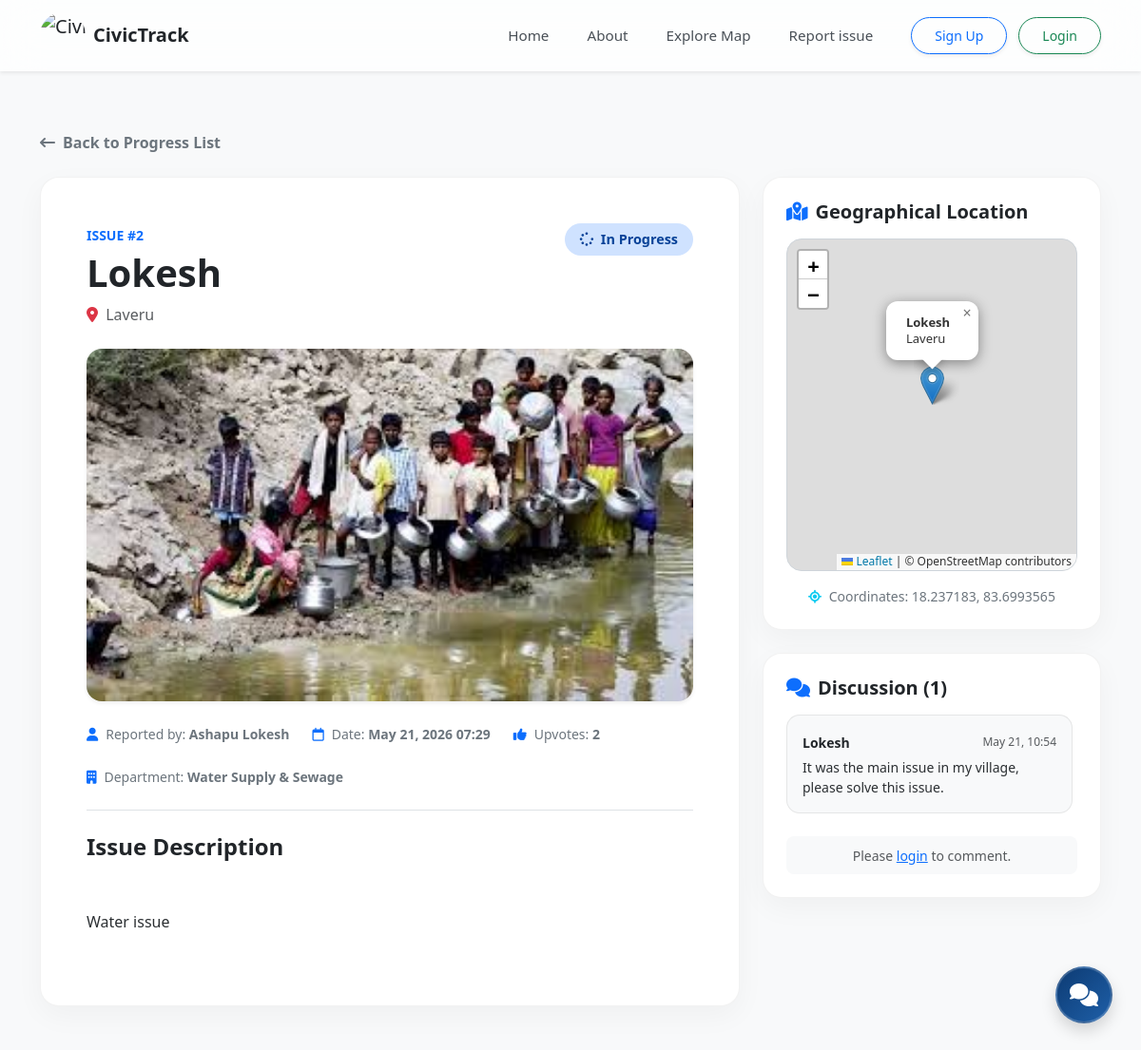
Before: /issue/2/ with the older database file.
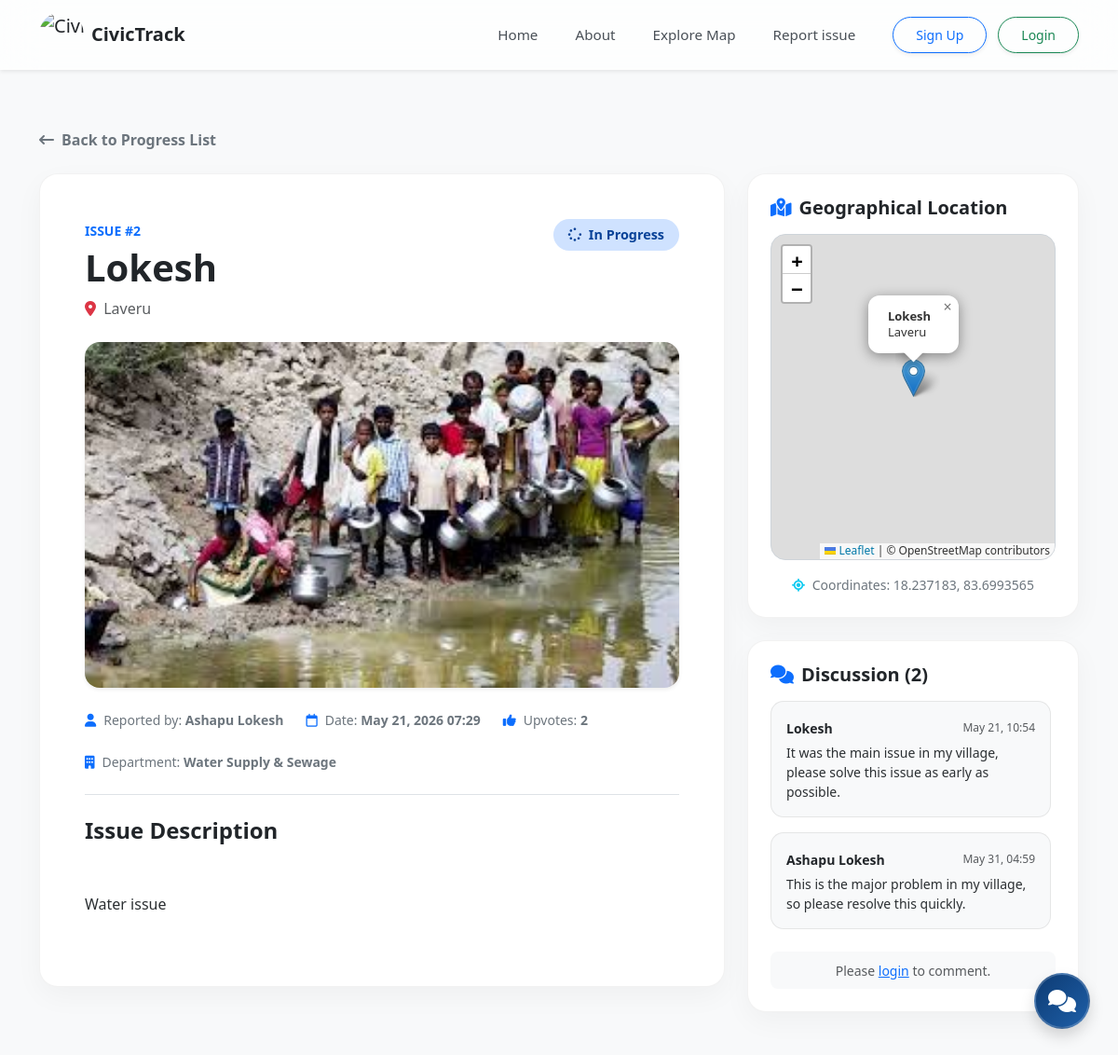
After: the same page with the newer database file.
### issues/models.py (models this page shows, shortened)
class CivicIssue(models.Model):
    name = models.CharField(max_length=150)
    origin_location = models.CharField(max_length=255)
    issue_details = models.TextField()
    uploaded_image = models.ImageField(upload_to='civic_issues_gallery/', blank=False, null=False)
    created_at = models.DateTimeField(auto_now_add=True)
    status = models.CharField(max_length=20, default='Open')
    user = models.ForeignKey(User, on_delete=models.CASCADE, null=True, blank=True)
    latitude = models.FloatField(null=True, blank=True)
    longitude = models.FloatField(null=True, blank=True)
    votes = models.ManyToManyField(User, related_name='voted_issues', blank=True)
    DEPARTMENT_CHOICES = [
        ('Water', 'Water Supply & Sewage'),
        ('Roads', 'Roads & Traffic'),
        ('Sanitation', 'Sanitation & Waste'),
        ('Electricity', 'Electricity & Lighting'),
        ('Health', 'Public Health & Safety'),
        ('Other', 'Other/General'),
    ]
    assigned_department = models.CharField(
        max_length=50,
        choices=DEPARTMENT_CHOICES,
        default='Other',
        blank=True,
        null=True
    )

class Comment(models.Model):
    issue = models.ForeignKey(CivicIssue, on_delete=models.CASCADE, related_name='comments')
    user = models.ForeignKey(User, on_delete=models.CASCADE)
    content = models.TextField()
    created_at = models.DateTimeField(auto_now_add=True)

### issues/views.py (the view)
# urls.py: path('issue/<int:id>/', views.issue_detail, name='issue_detail'),
def issue_detail(request, id):
    issue = get_object_or_404(CivicIssue, id=id)
    return render(request, 'issue_detail.html', {
        'issue': issue,
        'department_choices': CivicIssue.DEPARTMENT_CHOICES
    })

### templates/issue_detail.html (shortened to what this page needs)
<!DOCTYPE html>
<html lang="en">
<head>
    <link href="https://cdn.jsdelivr.net/npm/bootstrap@5.3.8/dist/css/bootstrap.min.css" rel="stylesheet">
    <link href="https://cdnjs.cloudflare.com/ajax/libs/font-awesome/6.4.0/css/all.min.css" rel="stylesheet">
    <link rel="stylesheet" href="https://cdnjs.cloudflare.com/ajax/libs/leaflet/1.9.4/leaflet.min.css" />
</head>
<body class="bg-light" style="padding-top: 90px;">
    {% include 'navbar.html' %}
    <div class="container py-5">
        <div class="mb-4">
            <a href="{% url 'check_progress' %}" class="text-decoration-none text-secondary fw-semibold">
                <i class="fa-solid fa-arrow-left-long me-2"></i>Back to Progress List
            </a>
        </div>
        <div class="row g-4">
            <div class="col-12 col-lg-8">
                <div class="detail-card p-4 p-md-5">
                    <div class="d-flex flex-column flex-md-row justify-content-between align-items-md-start gap-3 mb-4">
                        <div>
                            <span class="text-primary fw-bold text-uppercase tracking-wider small">Issue #{{ issue.id }}</span>
                            <h1 class="fw-bold text-dark mt-1 mb-2">{{ issue.name }}</h1>
                            <p class="text-muted mb-0">
                                <i class="fa-solid fa-location-dot text-danger me-1"></i> {{ issue.origin_location }}
                            </p>
                        </div>
                        <div>
                            {% if issue.status == 'Resolved' %}
                            <span class="status-badge status-resolved"><i class="fa-solid fa-circle-check me-1"></i> Resolved</span>
                            {% elif issue.status == 'In Progress' %}
                            <span class="status-badge status-in-progress"><i class="fa-solid fa-spinner fa-spin me-1"></i> In Progress</span>
                            {% else %}
                            <span class="status-badge status-open"><i class="fa-solid fa-circle-exclamation me-1"></i> Open</span>
                            {% endif %}
                        </div>
                    </div>
                    <div class="mb-4">
                        {% if issue.uploaded_image %}
                        <img src="{{ issue.uploaded_image.url }}" class="issue-img img-fluid shadow-sm" alt="{{ issue.name }}">
                        {% else %}
                        <div class="bg-secondary bg-opacity-10 rounded-4 d-flex align-items-center justify-content-center" style="height: 300px;">
                            <i class="fa-solid fa-image text-secondary fs-1 opacity-50"></i>
                        </div>
                        {% endif %}
                    </div>
                    <div class="d-flex flex-wrap gap-4 border-bottom pb-4 mb-4 text-secondary small">
                        <div>
                            <i class="fa-solid fa-user me-2 text-primary"></i>Reported by: <strong>{% if issue.user %}{{ issue.user.first_name|default:issue.user.email }}{% else %}Anonymous{% endif %}</strong>
                        </div>
                        <div>
                            <i class="fa-regular fa-calendar me-2 text-primary"></i>Date: <strong>{{ issue.created_at|date:"M d, Y H:i" }}</strong>
                        </div>
                        <div>
                            <i class="fa-solid fa-thumbs-up me-2 text-primary"></i>Upvotes: <strong id="voteCountBadge">{{ issue.votes.count }}</strong>
                        </div>
                        <div>
                            <i class="fa-solid fa-building me-2 text-primary"></i>Department: <strong>{{ issue.get_assigned_department_display }}</strong>
                        </div>
                    </div>
                    <div class="mb-4">
                        <h4 class="fw-bold text-dark mb-3">Issue Description</h4>
                        <p class="text-secondary-emphasis lh-lg" style="text-align: justify; white-space: pre-line;">
                            {{ issue.issue_details }}
                        </p>
                    </div>
                </div>
            </div>
            <div class="col-12 col-lg-4">
                <div class="detail-card p-4 mb-4">
                    <h5 class="fw-bold text-dark mb-3"><i class="fa-solid fa-map-location-dot me-2 text-primary"></i>Geographical Location</h5>
                    {% if issue.latitude and issue.longitude %}
                    <div id="detailMap" class="mb-3"></div>
                    <div class="text-secondary small text-center">
                        <i class="fa-solid fa-location-crosshairs me-1 text-info"></i> Coordinates: {{ issue.latitude }}, {{ issue.longitude }}
                    </div>
                    {% else %}
                    <div class="bg-secondary bg-opacity-10 rounded-4 p-4 text-center text-muted">
                        <i class="fa-solid fa-map-pin fs-2 opacity-50 mb-2"></i>
                        <p class="mb-0 small">No exact coordinates specified for this issue.</p>
                    </div>
                    {% endif %}
                </div>
                <div class="detail-card p-4">
                    <h5 class="fw-bold text-dark mb-3"><i class="fa-solid fa-comments me-2 text-primary"></i>Discussion ({{ issue.comments.count }})</h5>
                    <div class="d-flex flex-column gap-3 mb-4" style="max-height: 400px; overflow-y: auto; padding-right: 5px;">
                        {% for comment in issue.comments.all|dictsort:"created_at" %}
                        <div class="comment-box p-3" id="comment-box-{{ comment.id }}">
                            <div class="d-flex justify-content-between align-items-center mb-1">
                                <div>
                                    <span class="fw-bold text-dark small">{{ comment.user.first_name|default:comment.user.email }}</span>
                                </div>
                                <div class="d-flex align-items-center gap-2">
                                    <span class="text-muted small" style="font-size: 0.75rem;">{{ comment.created_at|date:"M d, H:i" }}</span>
                                </div>
                            </div>
                            <p class="text-secondary-emphasis mb-0 small comment-content" id="comment-content-{{ comment.id }}" style="white-space: pre-line;">{{ comment.content }}</p>
                        </div>
                        {% empty %}
                        <p class="text-muted text-center py-4 small mb-0">No comments yet. Start the conversation below!</p>
                        {% endfor %}
                    </div>
                    {% if user.is_authenticated %}
                    <form class="comment-form d-flex flex-column gap-2" method="POST" action="{% url 'add_comment' issue.id %}">
                        {% csrf_token %}
                        <textarea class="form-control" name="content" rows="3" placeholder="Write a comment..." required></textarea>
                        <button type="submit" class="btn btn-primary btn-sm rounded-pill py-2 mt-1 fw-semibold shadow-sm align-self-end px-4">Post Comment</button>
                    </form>
                    {% else %}
                    <div class="text-center py-2 bg-light rounded-3">
                        <small class="text-muted">Please <a href="{% url 'login' %}">login</a> to comment.</small>
                    </div>
                    {% endif %}
                </div>
            </div>
        </div>
    </div>
</body>
</html>

### templates/navbar.html (shortened to what this page needs)
<nav class="navbar navbar-expand-lg fixed-top shadow-sm border-bottom border-white border-opacity-25 glass-nav"
    id="mainNavbar">
    <div class="container">
        <a class="navbar-brand d-flex align-items-center text-dark text-decoration-none" href="{% url 'home' %}">
            <img src="/static/images/logo.png" alt="CivicTrack Logo" class="rounded-circle me-2"
                style="width: 48px; height: 48px; object-fit: contain;">
            <span class="fw-bold fs-5 text-dark">CivicTrack</span>
        </a>
        <div class="collapse navbar-collapse" id="navbarCollapseBlock">
            <ul
                class="navbar-nav ms-auto mb-2 mb-lg-0 align-items-lg-center gap-1 gap-lg-2 pt-3 pt-lg-0 fw-medium text-center text-lg-start">
                <li class="nav-item">
                    <a class="nav-link px-3" href="{% url 'home' %}">Home</a>
                </li>
                <li class="nav-item">
                    <a class="nav-link px-3" href="{% url 'home' %}#About">About</a>
                </li>
                <li class="nav-item">
                    <a class="nav-link px-3" href="{% url 'map' %}">Explore Map</a>
                </li>
                <li class="nav-item">
                    <a class="nav-link px-3" href="{% url 'civic_details' %}">Report issue</a>
                </li>
                {% if user.is_authenticated %}
                <li class="nav-item">
                    <a class="nav-link px-3" href="{% url 'check_progress' %}">Check Progress</a>
                </li>
                <li class="nav-item ms-lg-3 mt-3 mt-lg-0">
                    <a href="{% url 'logout' %}"
                        class="btn btn-sm text-white rounded-pill px-4 py-2 fw-semibold d-block d-lg-inline-block shadow-sm w-100"
                        style="background-color: #0d3b73; font-size: 0.95rem; border: none; min-width: 110px;">
                        Logout
                    </a>
                </li>
                {% else %}
                <li class="nav-item ms-lg-3 mt-3 mt-lg-0">
                    <a href="{% url 'register' %}"
                        class="btn btn-sm btn-outline-primary rounded-pill px-4 py-2 fw-medium d-block d-lg-inline-block shadow-sm w-100">Sign
                        Up</a>
                </li>
                <li class="nav-item ms-lg-1 mt-2 mt-lg-0">
                    <a href="{% url 'login' %}"
                        class="btn btn-sm btn-outline-success rounded-pill px-4 py-2 fw-medium d-block d-lg-inline-block shadow-sm w-100">Login</a>
                </li>
                {% endif %}
            </ul>
        </div>
    </div>
</nav>
{% include 'chatbot_widget.html' %}

### templates/chatbot_widget.html (shortened to what this page needs)
<div id="civic-chatbot-wrapper">
    <button id="chatbot-toggle-btn" class="btn chatbot-trigger shadow" aria-label="Open Chatbot">
        <span class="pulse-ring"></span>
        <i class="fa-solid fa-comments chat-open-icon"></i>
    </button>
</div>

### templates/issue_detail.html (style rules this page uses)
* { font-family: 'Segoe UI', Tahoma, Geneva, Verdana, sans-serif; }
.glass-nav { background: rgba(255, 255, 255, 0.75) !important; backdrop-filter: blur(20px) !important; -webkit-backdrop-filter: blur(20px) !important; }
.detail-card { background: white; border-radius: 20px; box-shadow: 0 10px 30px rgba(0,0,0,0.04); border: 1px solid rgba(0,0,0,0.05); overflow: hidden; }
.status-badge { font-weight: 700; padding: 6px 16px; border-radius: 50px; font-size: 0.9rem; display: inline-block; }
.status-in-progress { background-color: #cfe2ff; color: #084298; }
.issue-img { width: 100%; max-height: 400px; object-fit: cover; border-radius: 16px; }
.comment-box { border-radius: 14px; border: 1px solid rgba(0,0,0,0.08); background: #f8f9fa; }
#detailMap { height: 350px; width: 100%; border-radius: 16px; border: 1px solid #ced4da; z-index: 1; }

### templates/navbar.html (style rules this page uses)
html { scroll-behavior: smooth; scroll-padding-top: 85px; }
* { font-family: 'Segoe UI', Tahoma, Geneva, Verdana, sans-serif; }
.glass-nav { background: rgba(255, 255, 255, 0.75) !important; backdrop-filter: blur(20px) !important; -webkit-backdrop-filter: blur(20px) !important; }
.navbar-nav .nav-link { color: #495057; font-size: 0.95rem; font-weight: 500; transition: all 0.25s ease-in-out; }

### templates/chatbot_widget.html (style rules this page uses)
#civic-chatbot-wrapper { position: fixed; bottom: 30px; right: 30px; z-index: 1050; font-family: -apple-system, BlinkMacSystemFont, "Segoe UI", Roboto, "Helvetica Neue", Arial, sans-serif; }
.chatbot-trigger { width: 60px; height: 60px; border-radius: 50%; background: linear-gradient(135deg, #0d3b73, #1e5fa8); border: 2px solid rgba(255, 255, 255, 0.2); color: #ffffff; cursor: pointer; display: flex; align-items: center; justify-content: center; position: relative; font-size: 1.5rem; transition: all 0.3s cubic-bezier(0.175, 0.885, 0.32, 1.275); }
.pulse-ring { position: absolute; width: 100%; height: 100%; border-radius: 50%; background: rgba(13, 59, 115, 0.4); animation: pulseWave 2s infinite ease-out; z-index: -1; pointer-events: none; }

Changed rows visible on the page:
computed for CivicIssue "Lokesh": comments.count "1" → "2"
changed Comment "May 21, 10:54": content "It was the main issue in my village, please solve this issue." → "It was the main issue in my village, please solve this issue as early as possible."
added Comment: user.first_name "Ashapu Lokesh", created_at "May 31, 04:59", content "This is the major problem in my village, so please resolve this quickly."
